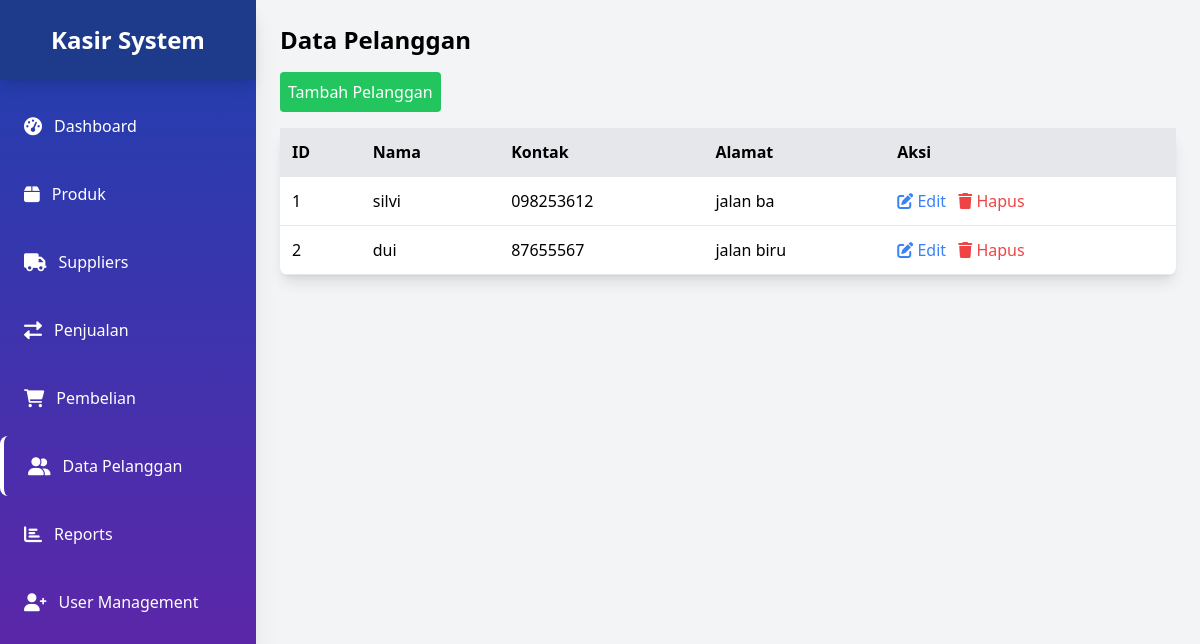
The app's page /public/pelanggan.php (signed in) with its own data.
### tables this page shows
CREATE TABLE `pelanggan` (
  `id_pelanggan` int(11) NOT NULL,
  `nama_pelanggan` varchar(255) NOT NULL,
  `kontak` varchar(50) DEFAULT NULL,
  `alamat` text DEFAULT NULL
);

### public/pelanggan.php (the view, shortened to what this page needs)
<?php
$db = require __DIR__ . '/../app/koneksi.php';
$current_page = basename($_SERVER['PHP_SELF']);
$user_role = $_SESSION['role'] ?? '';
$pelanggan_list = $db->query("SELECT * FROM pelanggan")->fetchAll(PDO::FETCH_ASSOC);
?>
<!DOCTYPE html>
<html lang="id">
<head>
    <script src="https://cdn.tailwindcss.com"></script>
    <link href="https://cdnjs.cloudflare.com/ajax/libs/font-awesome/6.0.0/css/all.min.css" rel="stylesheet">
</head>
<body class="bg-gray-100 flex">
    <div class="w-64 h-screen bg-gradient-to-b from-blue-800 to-purple-800 shadow-xl fixed">
        <div class="flex items-center justify-center h-20 bg-blue-900 shadow-lg">
            <h1 class="text-white text-2xl font-bold">Kasir System</h1>
        </div>
        <nav class="mt-4 space-y-2">
            <a href="dashboard.php" class="flex items-center text-white py-4 px-6 hover:bg-white hover:bg-opacity-20 transition rounded-lg ">
                <i class="fas fa-tachometer-alt text-lg mr-3"></i> Dashboard
            </a>
            <a href="products.php" class="flex items-center text-white py-4 px-6 hover:bg-white hover:bg-opacity-20 transition rounded-lg ">
                <i class="fas fa-box text-lg mr-3"></i> Produk
            </a>
            <a href="suppliers.php" class="flex items-center text-white py-4 px-6 hover:bg-white hover:bg-opacity-20 transition rounded-lg">
                <i class="fas fa-truck text-lg mr-3"></i> Suppliers
            </a>
            <a href="transaksi.php" class="flex items-center text-white py-4 px-6 hover:bg-white hover:bg-opacity-20 transition rounded-lg">
                <i class="fas fa-exchange-alt text-lg mr-3"></i> Penjualan
            </a>
            <a href="pembelian.php" class="flex items-center text-white py-4 px-6 hover:bg-white hover:bg-opacity-20 transition rounded-lg">
                <i class="fas fa-shopping-cart text-lg mr-3"></i> Pembelian
            </a>
            <a href="pelanggan.php" class="flex items-center text-white py-4 px-6 hover:bg-white hover:bg-opacity-20 transition rounded-lg <?php echo ($current_page == 'pelanggan.php') ? 'border-l-4 border-white' : ''; ?>">
                <i class="fas fa-user-friends text-lg mr-3"></i> Data Pelanggan
            </a>
            <a href="reports.php" class="flex items-center text-white py-4 px-6 hover:bg-white hover:bg-opacity-20 transition rounded-lg">
                <i class="fas fa-chart-bar text-lg mr-3"></i> Reports
            </a>
            <?php if ($user_role === 'admin') : ?>
                <a href="register2.php" class="flex items-center text-white py-4 px-6 hover:bg-white hover:bg-opacity-20 transition rounded-lg">
                    <i class="fas fa-user-plus text-lg mr-3"></i> User Management
                </a>
            <?php endif; ?>
        </nav>
    </div>
    <div class="ml-64 flex-1 p-6">
        <h1 class="text-2xl font-bold mb-4">Data Pelanggan</h1>
        <button id="toggleFormButton" class="bg-green-500 text-white p-2 rounded mb-4">Tambah Pelanggan</button>
<table class="min-w-full bg-white rounded-lg shadow-lg">
    <thead>
        <tr class="bg-gray-200">
            <th class="p-3 border-b text-left">ID</th>
            <th class="p-3 border-b text-left">Nama</th>
            <th class="p-3 border-b text-left">Kontak</th>
            <th class="p-3 border-b text-left">Alamat</th>
            <th class="p-3 border-b text-left">Aksi</th>
        </tr>
    </thead>
    <tbody>
        <?php foreach ($pelanggan_list as $pelanggan): ?>
            <tr>
                <td class="p-3 border-b"><?php echo $pelanggan['id_pelanggan']; ?></td>
                <td class="p-3 border-b"><?php echo $pelanggan['nama_pelanggan']; ?></td>
                <td class="p-3 border-b"><?php echo $pelanggan['kontak'] ?? 'N/A'; ?></td>
                <td class="p-3 border-b"><?php echo $pelanggan['alamat'] ?? 'N/A'; ?></td>
                <td class="p-3 border-b">
                    <button onclick="editPelanggan(<?php echo htmlspecialchars(json_encode($pelanggan), ENT_QUOTES, 'UTF-8'); ?>)" class="text-blue-500">
                        <i class="fas fa-edit"></i> Edit
                    </button>
                    <form action="pelanggan.php" method="POST" class="inline">
                        <button type="submit" class="text-red-500 ml-2" onclick="return confirm('Yakin ingin menghapus pelanggan ini?');">
                            <i class="fas fa-trash"></i> Hapus
                        </button>
                    </form>
                </td>
            </tr>
        <?php endforeach; ?>
    </tbody>
</table>
</div>
</body>
</html>

### records on screen
pelanggan: id_pelanggan "1", nama_pelanggan "silvi", kontak "098253612", alamat "jalan ba"
pelanggan: id_pelanggan "2", nama_pelanggan "dui", kontak "87655567", alamat "jalan biru"
